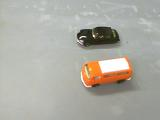
%> input picture Day03/toycars1.png, 160 x 120 px
$ octave eX03.m   (GNU Octave 9; MATLAB toolbox functions it lacks are replaced by stand-ins)
%> lines starting %> are read from the running program, lines starting %| are printed output that depends on the picture
A = imread('toycars1.png'); %Exponential Transformation  bright --> morebright
%> A is the input picture: size 120x160x3 uint8; mean R, G, B 173.1, 171.4, 163
subplot(2,2,1);
imshow(A);

Id = im2double(A);rfed
%> (this line was passed over: rfed is not available in this run)
output1 = 4*(((1+0.3).^(Id)) - 1);
output2 = 4*(((1+0.4).^(Id)) - 1);
output3 = 4*(((1+0.6).^(Id)) - 1);


subplot(2,2,2);
imshow(output1);
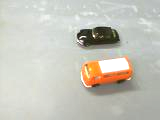
%> displayed picture: size 120x160x3, on the screen's scale of 0 to 255; mean R, G, B 198, 196.6, 186.6

subplot(2,2,3);
imshow(output2);
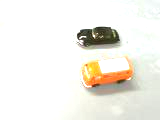
%> displayed picture: size 120x160x3, on the screen's scale of 0 to 255; mean R, G, B 241.6, 239, 231.5

subplot(2,2,4);
imshow(output3);
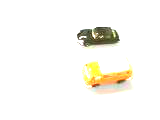
%> displayed picture: size 120x160x3, on the screen's scale of 0 to 255; mean R, G, B 249.5, 247.9, 242.2

$ run again, with Day03/toycars2.png copied over Day03/toycars1.png
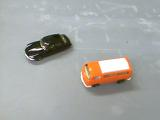
%> input picture Day03/toycars2.png, 160 x 120 px
%> A is the input picture: size 120x160x3 uint8; mean R, G, B 167.7, 168.8, 166.3
%> `imshow(output1);`:
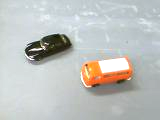
%> displayed picture: size 120x160x3, on the screen's scale of 0 to 255; mean R, G, B 191.3, 193.3, 190.8
%> `imshow(output3);`:
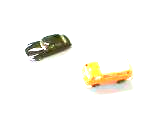
%> displayed picture: size 120x160x3, on the screen's scale of 0 to 255; mean R, G, B 248.3, 246.8, 241.5
